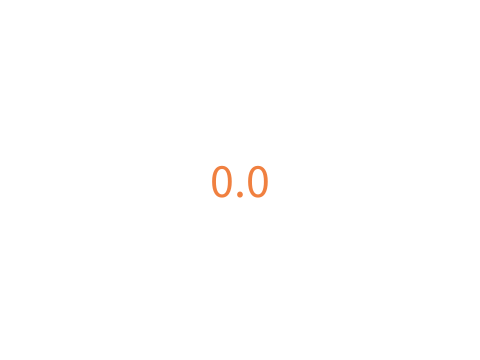
Frame 1 (no input)
Frame 60 (the mouse pressed at the canvas centre just before this capture): identical to frame 1, image omitted
Frame 120 (the mouse held since frame 60 and released just before this capture): identical to frame 1, image omitted

The Processing sketch that drew this single still picture (run headless with seeded random() and noise(); from frame 60 on, the mouse is pressed at the canvas centre):

// Processing sketch: myStopWatchAdvanced
// ── myStopWatchAdvanced.pde
//myStopWatchAdvanced
int last = 0;
int begin = 0;
int current = 0;
boolean isCounting = false;

void setup() {
  size(480, 360);
  textAlign(CENTER, CENTER);
  textSize(48);
  fill(#F08040);
}

void draw() {
  background(255);
  current = isCounting ? last + millis() - begin : last;
  int seconds = current / 1000;
  int subseconds = current % 1000;
  text(seconds + "." + subseconds, width / 2, height /2);
}

void keyPressed() {
  if (isCounting) {
    isCounting = false;
    last += millis() - begin;
  }
  else {
    isCounting = true;
    begin = millis();
  }
}
